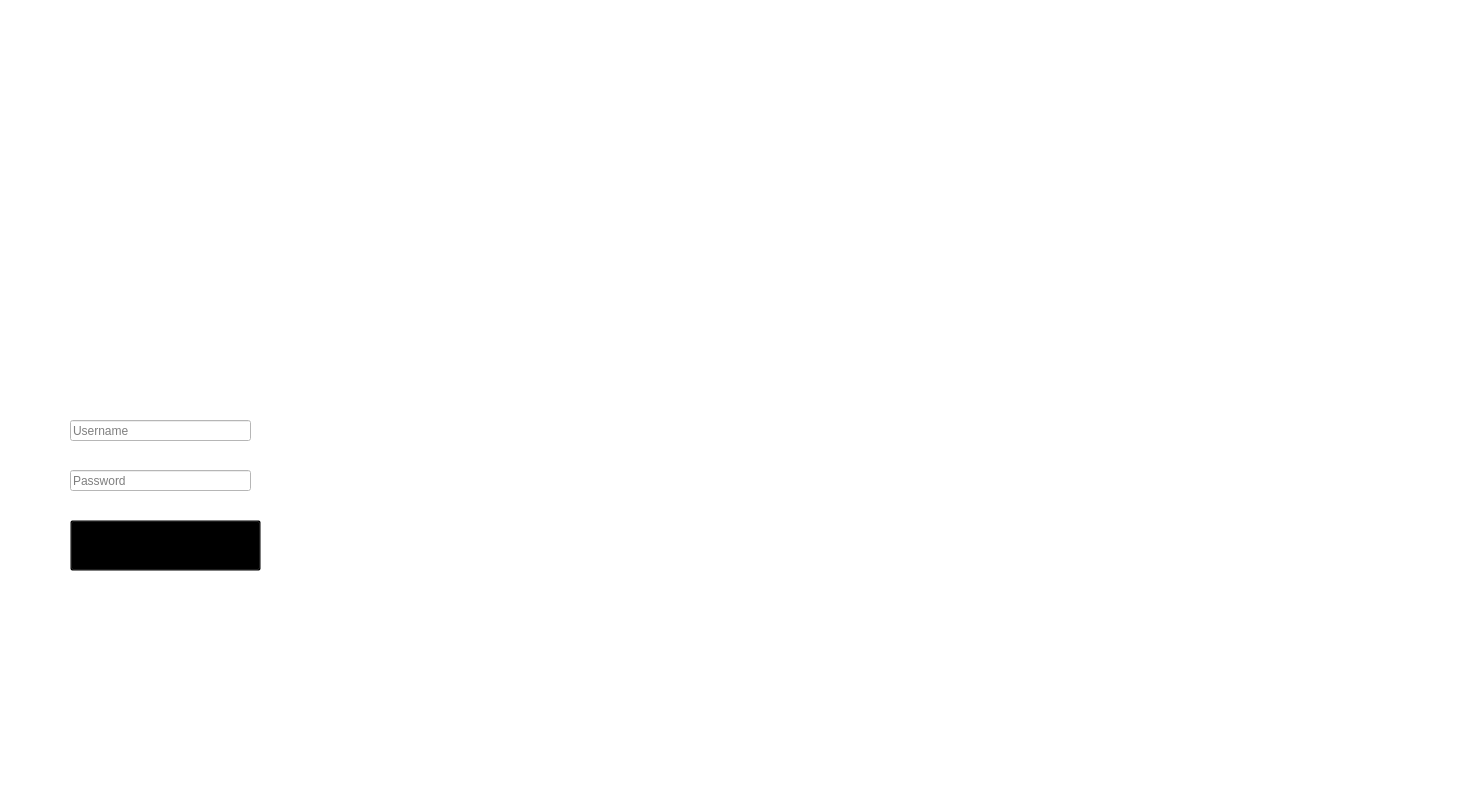
<?xml version="1.0" encoding="UTF-8"?>
<ui version="4.0">
 <class>Login</class>
 <widget class="QMainWindow" name="Login">
  <property name="geometry">
   <rect>
    <x>0</x>
    <y>0</y>
    <width>1471</width>
    <height>806</height>
   </rect>
  </property>
  <property name="acceptDrops">
   <bool>false</bool>
  </property>
  <property name="windowTitle">
   <string>Login</string>
  </property>
  <property name="styleSheet">
   <string notr="true">background-color: rgb(255, 255, 255);
color: black;</string>
  </property>
  <property name="windowFilePath">
   <string/>
  </property>
  <widget class="QWidget" name="centralwidget">
   <widget class="QLabel" name="silliman_bg">
    <property name="geometry">
     <rect>
      <x>110</x>
      <y>-270</y>
      <width>1951</width>
      <height>1371</height>
     </rect>
    </property>
    <property name="text">
     <string/>
    </property>
    <property name="pixmap">
     <pixmap resource="images/resources.qrc">:/images/background1_silliman.png</pixmap>
    </property>
   </widget>
   <widget class="QLabel" name="label">
    <property name="geometry">
     <rect>
      <x>-110</x>
      <y>-20</y>
      <width>821</width>
      <height>1161</height>
     </rect>
    </property>
    <property name="styleSheet">
     <string notr="true">background-color: rgba(0, 0, 0, 0);</string>
    </property>
    <property name="text">
     <string/>
    </property>
    <property name="pixmap">
     <pixmap resource="images/resources.qrc">:/images/background1_fade.png</pixmap>
    </property>
    <property name="scaledContents">
     <bool>true</bool>
    </property>
   </widget>
   <widget class="QLabel" name="label_2">
    <property name="geometry">
     <rect>
      <x>450</x>
      <y>100</y>
      <width>131</width>
      <height>131</height>
     </rect>
    </property>
    <property name="autoFillBackground">
     <bool>false</bool>
    </property>
    <property name="styleSheet">
     <string notr="true">background-color: rgba(0, 0, 0, 0);</string>
    </property>
    <property name="frameShape">
     <enum>QFrame::NoFrame</enum>
    </property>
    <property name="frameShadow">
     <enum>QFrame::Plain</enum>
    </property>
    <property name="lineWidth">
     <number>1</number>
    </property>
    <property name="text">
     <string/>
    </property>
    <property name="pixmap">
     <pixmap>images/silliman-logo.png</pixmap>
    </property>
    <property name="scaledContents">
     <bool>true</bool>
    </property>
   </widget>
   <widget class="QLabel" name="label_3">
    <property name="geometry">
     <rect>
      <x>70</x>
      <y>90</y>
      <width>361</width>
      <height>141</height>
     </rect>
    </property>
    <property name="styleSheet">
     <string notr="true">background-color: rgba(0, 0, 0, 0);</string>
    </property>
    <property name="text">
     <string/>
    </property>
    <property name="pixmap">
     <pixmap resource="images/resources.qrc">:/images/title1_header1.png</pixmap>
    </property>
    <property name="scaledContents">
     <bool>false</bool>
    </property>
   </widget>
   <widget class="QLabel" name="label_4">
    <property name="geometry">
     <rect>
      <x>70</x>
      <y>200</y>
      <width>321</width>
      <height>71</height>
     </rect>
    </property>
    <property name="styleSheet">
     <string notr="true">background-color: rgba(0, 0, 0, 0);</string>
    </property>
    <property name="text">
     <string/>
    </property>
    <property name="pixmap">
     <pixmap resource="images/resources.qrc">:/images/title1_header2.png</pixmap>
    </property>
   </widget>
   <widget class="QLabel" name="label_5">
    <property name="geometry">
     <rect>
      <x>70</x>
      <y>320</y>
      <width>141</width>
      <height>81</height>
     </rect>
    </property>
    <property name="styleSheet">
     <string notr="true">background-color: rgba(0, 0, 0, 0);</string>
    </property>
    <property name="text">
     <string/>
    </property>
    <property name="pixmap">
     <pixmap resource="images/resources.qrc">:/images/title_login-bold.png</pixmap>
    </property>
   </widget>
   <widget class="QPushButton" name="pushButton">
    <property name="geometry">
     <rect>
      <x>70</x>
      <y>520</y>
      <width>191</width>
      <height>51</height>
     </rect>
    </property>
    <property name="cursor">
     <cursorShape>PointingHandCursor</cursorShape>
    </property>
    <property name="styleSheet">
     <string notr="true">background-color: rgba(0, 0, 0, 0);</string>
    </property>
    <property name="text">
     <string/>
    </property>
    <property name="icon">
     <iconset resource="images/resources.qrc">
      <normaloff>:/images/button_login.png</normaloff>:/images/button_login.png</iconset>
    </property>
    <property name="iconSize">
     <size>
      <width>186</width>
      <height>49</height>
     </size>
    </property>
   </widget>
   <widget class="QLineEdit" name="lineEdit">
    <property name="geometry">
     <rect>
      <x>70</x>
      <y>420</y>
      <width>181</width>
      <height>21</height>
     </rect>
    </property>
    <property name="text">
     <string/>
    </property>
    <property name="placeholderText">
     <string>Username</string>
    </property>
   </widget>
   <widget class="QLineEdit" name="lineEdit_2">
    <property name="geometry">
     <rect>
      <x>70</x>
      <y>470</y>
      <width>181</width>
      <height>21</height>
     </rect>
    </property>
    <property name="text">
     <string/>
    </property>
    <property name="placeholderText">
     <string>Password</string>
    </property>
   </widget>
  </widget>
  <widget class="QStatusBar" name="statusbar"/>
 </widget>
 <resources>
  <include location="images/resources.qrc"/>
 </resources>
 <connections/>
</ui>
